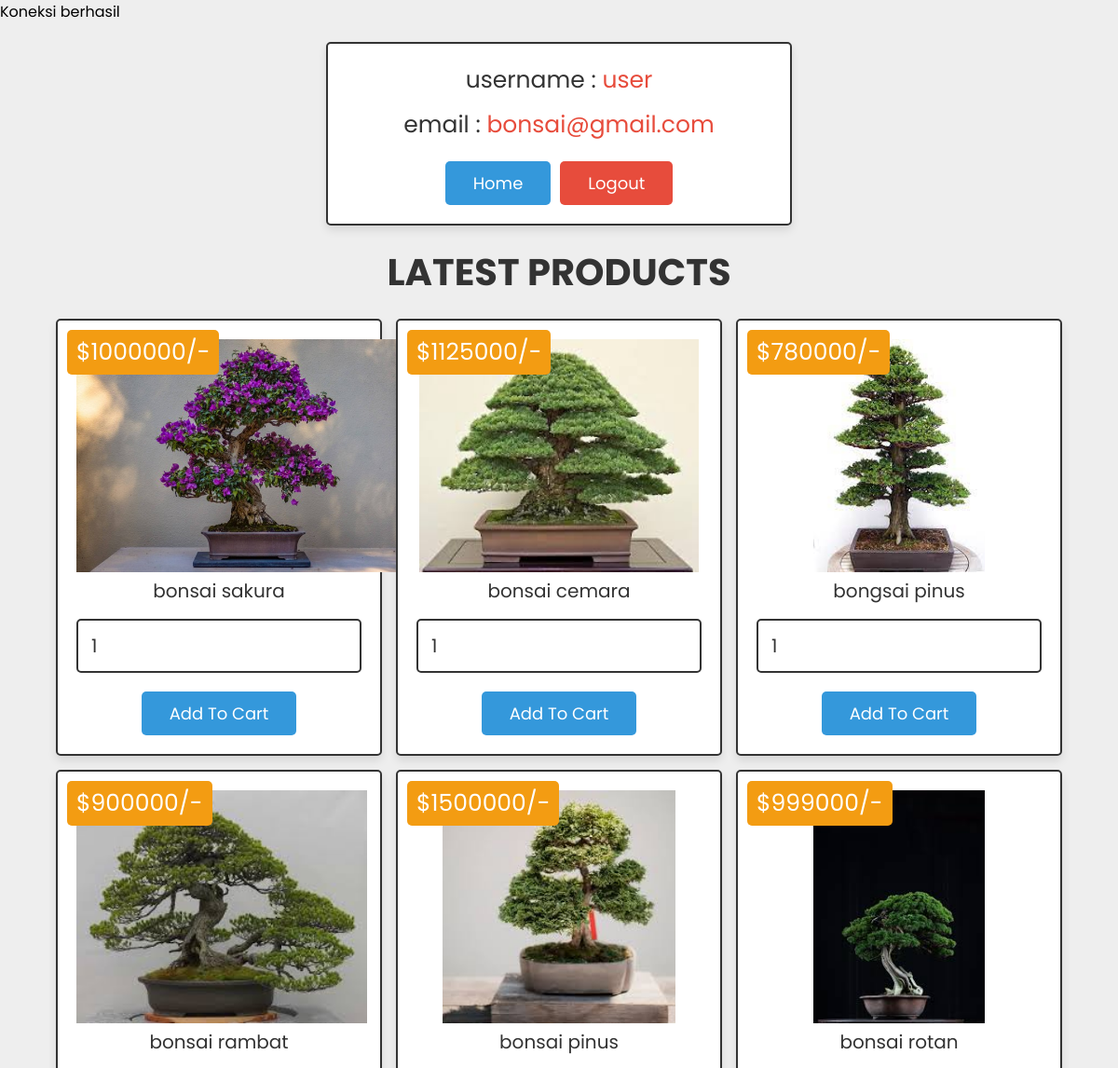
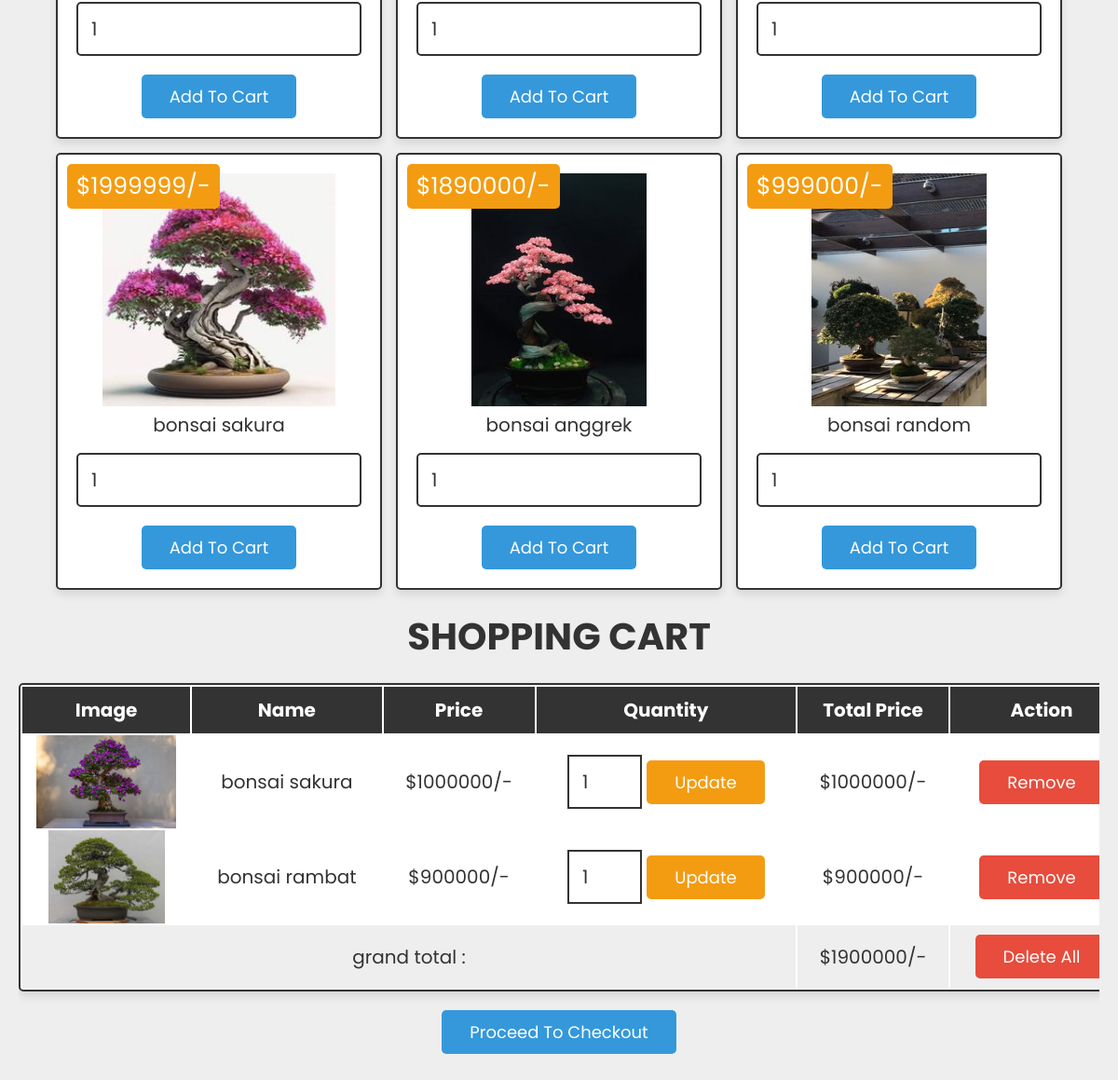
Page /keranjang.php (signed in) on the committed database (2 pictures, top to bottom).
### tables this page shows
CREATE TABLE `users` (
  `id` int(10) NOT NULL,
  `username` varchar(50) NOT NULL,
  `email` varchar(255) NOT NULL,
  `password` varchar(255) NOT NULL
);

CREATE TABLE `products` (
  `id` int(11) NOT NULL,
  `name` varchar(255) NOT NULL,
  `description` varchar(255) NOT NULL,
  `price` int(11) NOT NULL,
  `image` varchar(100) NOT NULL
);

CREATE TABLE `cart` (
  `id` int(100) NOT NULL,
  `user_id` int(100) NOT NULL,
  `name` varchar(100) NOT NULL,
  `price` varchar(100) NOT NULL,
  `image` varchar(100) NOT NULL,
  `quantity` int(100) NOT NULL,
  `total` int(50) NOT NULL
);

### keranjang.php (the view, shortened to what this page needs)
<?php
include 'database.php';
$user_id = $_SESSION['user_id'];
?>
<!DOCTYPE html>
<html lang="en">
<head>
   <link rel="stylesheet" href="assets/css/keranjang.css">
</head>
<body>
<div class="container">
<div class="user-profile">
   <?php
      $select_user = mysqli_query($conn, "SELECT * FROM `users` WHERE id = '$user_id'") or die('query failed');
      if(mysqli_num_rows($select_user) > 0){
         $fetch_user = mysqli_fetch_assoc($select_user);
      };
   ?>
   <p> username : <span><?php echo $fetch_user['username']; ?></span> </p>
   <p> email : <span><?php echo $fetch_user['email']; ?></span> </p>
   <div class="flex">
      <a href="index.php" class="btn">Home</a>
      <a href="keranjang.php?logout=<?php echo $user_id; ?>" onclick="return confirm('are your sure you want to logout?');" class="delete-btn">logout</a>
   </div>
</div>
<div class="products">
   <h1 class="heading">latest products</h1>
   <div class="box-container">
   <?php
      $select_product = mysqli_query($conn, "SELECT * FROM `products`") or die('query failed');
      if(mysqli_num_rows($select_product) > 0){
         while($fetch_product = mysqli_fetch_assoc($select_product)){
   ?>
      <form method="post" class="box" action="">
         <img src="images/<?php echo $fetch_product['image']; ?>" alt="">
         <div class="name"><?php echo $fetch_product['name']; ?></div>
         <div class="price">$<?php echo $fetch_product['price']; ?>/-</div>
         <input type="number" min="1" name="quantity" value="1">
         <input type="submit" value="add to cart" name="add_to_cart" class="btn">
      </form>
   <?php
      };
   };
   ?>
   </div>
</div>
<div class="shopping-cart">
   <h1 class="heading">shopping cart</h1>
   <table>
      <thead>
         <th>image</th>
         <th>name</th>
         <th>price</th>
         <th>quantity</th>
         <th>total price</th>
         <th>action</th>
      </thead>
      <tbody>
      <?php
         $cart_query = mysqli_query($conn, "SELECT * FROM `cart` WHERE user_id = '$user_id'") or die('query failed');
         $grand_total = 0;
         if(mysqli_num_rows($cart_query) > 0){
            while($fetch_cart = mysqli_fetch_assoc($cart_query)){
      ?>
         <tr>
            <td><img src="images/<?php echo $fetch_cart['image']; ?>" height="100" alt=""></td>
            <td><?php echo $fetch_cart['name']; ?></td>
            <td>$<?php echo $fetch_cart['price']; ?>/-</td>
            <td>
               <form action="" method="post">
                  <input type="number" min="1" name="cart_quantity" value="<?php echo $fetch_cart['quantity']; ?>">
                  <input type="submit" name="update_cart" value="update" class="option-btn">
               </form>
            </td>
            <td>$<?php echo $sub_total = ($fetch_cart['price'] * $fetch_cart['quantity']); ?>/-</td>
            <td><a href="keranjang.php?remove=<?php echo $fetch_cart['id']; ?>" class="delete-btn" onclick="return confirm('remove item from cart?');">remove</a></td>
         </tr>
      <?php
         $grand_total += $sub_total;
            }
         }else{
            echo '<tr><td style="padding:20px; text-transform:capitalize;" colspan="6">no item added</td></tr>';
         }
      ?>
      <tr class="table-bottom">
         <td colspan="4">grand total :</td>
         <td>$<?php echo $grand_total; ?>/-</td>
         <td><a href="keranjang.php?delete_all" onclick="return confirm('delete all from cart?');" class="delete-btn <?php echo ($grand_total > 1)?'':'disabled'; ?>">delete all</a></td>
      </tr>
   </tbody>
   </table>
   <div class="cart-btn">
      <a href="checkout.php" class="btn <?php echo ($grand_total > 1)?'':'disabled'; ?>">proceed to checkout</a>
   </div>
</div>
</div>
</body>
</html>

### assets/css/keranjang.css (style rules this page uses)
:root { --blue: #3498db; --red: #e74c3c; --orange: #f39c12; --black: #333; --white: #fff; --light-bg: #eee; --box-shadow: 0 5px 10px rgba(0, 0, 0, 0.1); --border: 2px solid var(--black); }
* { font-family: "Poppins", sans-serif; margin: 0; padding: 0; box-sizing: border-box; outline: none; border: none; text-decoration: none; }
body { background-color: var(--light-bg); }
.btn, .delete-btn, .option-btn { display: inline-block; padding: 10px 30px; cursor: pointer; font-size: 18px; color: var(--white); border-radius: 5px; text-transform: capitalize; }
.btn { background-color: var(--blue); margin-top: 10px; }
.delete-btn { background-color: var(--red); }
.option-btn { background-color: var(--orange); }
.container { padding: 0 20px; margin: 0 auto; max-width: 1200px; padding-bottom: 70px; }
.container .heading { text-align: center; margin-bottom: 20px; font-size: 40px; text-transform: uppercase; color: var(--black); }
.container .user-profile { padding: 20px; text-align: center; border: var(--border); background-color: var(--white); box-shadow: var(--box-shadow); border-radius: 5px; margin: 20px auto; max-width: 500px; }
.container .user-profile p { margin-bottom: 10px; font-size: 25px; color: var(--black); }
.container .user-profile p span { color: var(--red); }
.container .user-profile .flex { display: flex; justify-content: center; flex-wrap: wrap; gap: 10px; align-items: flex-end; }
.container .products .box-container { display: flex; flex-wrap: wrap; gap: 15px; justify-content: center; }
.container .products .box-container .box { text-align: center; border-radius: 5px; box-shadow: var(--box-shadow); border: var(--border); position: relative; padding: 20px; background-color: var(--white); width: 350px; }
.container .products .box-container .box img { height: 250px; }
.container .products .box-container .box .name { font-size: 20px; color: var(--black); padding: 5px 0; }
.container .products .box-container .box .price { position: absolute; top: 10px; left: 10px; padding: 5px 10px; border-radius: 5px; background-color: var(--orange); color: var(--white); font-size: 25px; }
.container .products .box-container .box input[type="number"] { margin: 10px 0; width: 100%; border: var(--border); border-radius: 5px; font-size: 20px; color: var(--black); padding: 12px 14px; }
.container .shopping-cart { padding: 20px 0; }
.container .shopping-cart table { width: 100%; text-align: center; border: var(--border); border-radius: 5px; box-shadow: var(--box-shadow); background-color: var(--white); }
.container .shopping-cart table thead { background-color: var(--black); }
.container .shopping-cart table thead th { padding: 10px; color: var(--white); text-transform: capitalize; font-size: 20px; }
.container .shopping-cart table .table-bottom { background-color: var(--light-bg); }
.container .shopping-cart table tr td { padding: 10px; font-size: 20px; color: var(--black); }
.container .shopping-cart table tr td:nth-child(1) { padding: 0; }
.container .shopping-cart table tr td input[type="number"] { width: 80px; border: var(--border); padding: 12px 14px; font-size: 20px; color: var(--black); }
.container .shopping-cart .cart-btn { margin-top: 10px; text-align: center; }
@media (max-width: 1200px) { .container .shopping-cart { overflow-x: scroll; } }
@media (max-width: 1200px) { .container .shopping-cart table { width: 1200px; } }

### rows in the picture
users: username "user", email "bonsai@gmail.com"
products: image (picture), name "bonsai sakura", price "1000000"
products: image (picture), name "bonsai cemara", price "1125000"
products: image (picture), name "bongsai pinus", price "780000"
products: image (picture), name "bonsai rambat", price "900000"
products: image (picture), name "bonsai pinus", price "1500000"
products: image (picture), name "bonsai rotan", price "999000"
products: image (picture), name "bonsai sakura", price "1999999"
products: image (picture), name "bonsai anggrek", price "1890000"
products: image (picture), name "bonsai random", price "999000"
cart: image (picture), name "bonsai sakura", price "1000000", cart_quantity "1"
cart: image (picture), name "bonsai rambat", price "900000", cart_quantity "1"

### other values in the picture
$grand_total "1900000"
